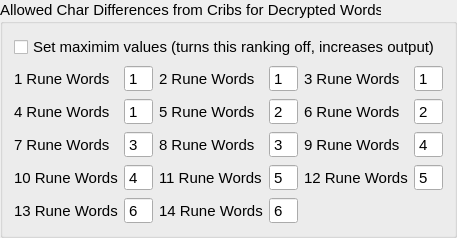
         <widget class="QGroupBox" name="groupBox_7">
          <property name="maximumSize">
           <size>
            <width>16777215</width>
            <height>16777215</height>
           </size>
          </property>
          <property name="font">
           <font>
            <pointsize>11</pointsize>
           </font>
          </property>
          <property name="title">
           <string>Allowed Char Differences from Cribs for Decrypted Words </string>
          </property>
          <layout class="QGridLayout" name="gridLayout_3">
           <item row="3" column="4">
            <widget class="QLabel" name="test_enc_method_22">
             <property name="sizeIncrement">
              <size>
               <width>120</width>
               <height>0</height>
              </size>
             </property>
             <property name="font">
              <font>
               <pointsize>11</pointsize>
              </font>
             </property>
             <property name="text">
              <string>9 Rune Words</string>
             </property>
            </widget>
           </item>
           <item row="1" column="2">
            <widget class="QLabel" name="test_enc_method_9">
             <property name="sizeIncrement">
              <size>
               <width>120</width>
               <height>0</height>
              </size>
             </property>
             <property name="font">
              <font>
               <pointsize>11</pointsize>
              </font>
             </property>
             <property name="text">
              <string>2 Rune Words</string>
             </property>
            </widget>
           </item>
           <item row="3" column="5">
            <widget class="QSpinBox" name="min_distance_9rune">
             <property name="buttonSymbols">
              <enum>QAbstractSpinBox::NoButtons</enum>
             </property>
             <property name="maximum">
              <number>8</number>
             </property>
             <property name="value">
              <number>4</number>
             </property>
            </widget>
           </item>
           <item row="4" column="1">
            <widget class="QSpinBox" name="min_distance_10rune">
             <property name="buttonSymbols">
              <enum>QAbstractSpinBox::NoButtons</enum>
             </property>
             <property name="maximum">
              <number>10</number>
             </property>
             <property name="value">
              <number>4</number>
             </property>
            </widget>
           </item>
           <item row="2" column="3">
            <widget class="QSpinBox" name="min_distance_5rune">
             <property name="buttonSymbols">
              <enum>QAbstractSpinBox::NoButtons</enum>
             </property>
             <property name="maximum">
              <number>5</number>
             </property>
             <property name="singleStep">
              <number>1</number>
             </property>
             <property name="value">
              <number>2</number>
             </property>
            </widget>
           </item>
           <item row="2" column="0">
            <widget class="QLabel" name="test_enc_method_11">
             <property name="sizeIncrement">
              <size>
               <width>120</width>
               <height>0</height>
              </size>
             </property>
             <property name="font">
              <font>
               <pointsize>11</pointsize>
              </font>
             </property>
             <property name="text">
              <string>4 Rune Words</string>
             </property>
            </widget>
           </item>
           <item row="3" column="2">
            <widget class="QLabel" name="test_enc_method_21">
             <property name="sizeIncrement">
              <size>
               <width>120</width>
               <height>0</height>
              </size>
             </property>
             <property name="font">
              <font>
               <pointsize>11</pointsize>
              </font>
             </property>
             <property name="text">
              <string>8 Rune Words</string>
             </property>
            </widget>
           </item>
           <item row="1" column="4">
            <widget class="QLabel" name="test_enc_method_10">
             <property name="sizeIncrement">
              <size>
               <width>120</width>
               <height>0</height>
              </size>
             </property>
             <property name="font">
              <font>
               <pointsize>11</pointsize>
              </font>
             </property>
             <property name="text">
              <string>3 Rune Words</string>
             </property>
            </widget>
           </item>
           <item row="1" column="3">
            <widget class="QSpinBox" name="min_distance_2rune">
             <property name="buttonSymbols">
              <enum>QAbstractSpinBox::NoButtons</enum>
             </property>
             <property name="maximum">
              <number>2</number>
             </property>
             <property name="value">
              <number>1</number>
             </property>
            </widget>
           </item>
           <item row="3" column="1">
            <widget class="QSpinBox" name="min_distance_7rune">
             <property name="buttonSymbols">
              <enum>QAbstractSpinBox::NoButtons</enum>
             </property>
             <property name="maximum">
              <number>7</number>
             </property>
             <property name="value">
              <number>3</number>
             </property>
            </widget>
           </item>
           <item row="1" column="5">
            <widget class="QSpinBox" name="min_distance_3rune">
             <property name="maximumSize">
              <size>
               <width>16777215</width>
               <height>16777215</height>
              </size>
             </property>
             <property name="buttonSymbols">
              <enum>QAbstractSpinBox::NoButtons</enum>
             </property>
             <property name="value">
              <number>1</number>
             </property>
            </widget>
           </item>
           <item row="2" column="4">
            <widget class="QLabel" name="test_enc_method_15">
             <property name="sizeIncrement">
              <size>
               <width>120</width>
               <height>0</height>
              </size>
             </property>
             <property name="font">
              <font>
               <pointsize>11</pointsize>
              </font>
             </property>
             <property name="text">
              <string>6 Rune Words</string>
             </property>
            </widget>
           </item>
           <item row="4" column="2">
            <widget class="QLabel" name="test_enc_method_25">
             <property name="sizeIncrement">
              <size>
               <width>120</width>
               <height>0</height>
              </size>
             </property>
             <property name="font">
              <font>
               <pointsize>11</pointsize>
              </font>
             </property>
             <property name="text">
              <string>11 Rune Words</string>
             </property>
            </widget>
           </item>
           <item row="3" column="0">
            <widget class="QLabel" name="test_enc_method_20">
             <property name="sizeIncrement">
              <size>
               <width>120</width>
               <height>0</height>
              </size>
             </property>
             <property name="font">
              <font>
               <pointsize>11</pointsize>
              </font>
             </property>
             <property name="text">
              <string>7 Rune Words</string>
             </property>
            </widget>
           </item>
           <item row="4" column="0">
            <widget class="QLabel" name="test_enc_method_24">
             <property name="sizeIncrement">
              <size>
               <width>120</width>
               <height>0</height>
              </size>
             </property>
             <property name="font">
              <font>
               <pointsize>11</pointsize>
              </font>
             </property>
             <property name="text">
              <string>10 Rune Words</string>
             </property>
            </widget>
           </item>
           <item row="1" column="1">
            <widget class="QSpinBox" name="min_distance_1rune">
             <property name="buttonSymbols">
              <enum>QAbstractSpinBox::NoButtons</enum>
             </property>
             <property name="maximum">
              <number>1</number>
             </property>
             <property name="value">
              <number>1</number>
             </property>
            </widget>
           </item>
           <item row="3" column="3">
            <widget class="QSpinBox" name="min_distance_8rune">
             <property name="buttonSymbols">
              <enum>QAbstractSpinBox::NoButtons</enum>
             </property>
             <property name="maximum">
              <number>8</number>
             </property>
             <property name="value">
              <number>3</number>
             </property>
            </widget>
           </item>
           <item row="0" column="0" colspan="6">
            <widget class="QCheckBox" name="checkBox">
             <property name="text">
              <string>Set maximim values (turns this ranking off, increases output)</string>
             </property>
            </widget>
           </item>
           <item row="2" column="1">
            <widget class="QSpinBox" name="min_distance_4rune">
             <property name="buttonSymbols">
              <enum>QAbstractSpinBox::NoButtons</enum>
             </property>
             <property name="maximum">
              <number>4</number>
             </property>
             <property name="value">
              <number>1</number>
             </property>
            </widget>
           </item>
           <item row="1" column="0">
            <widget class="QLabel" name="test_enc_method_19">
             <property name="sizeIncrement">
              <size>
               <width>120</width>
               <height>0</height>
              </size>
             </property>
             <property name="font">
              <font>
               <pointsize>11</pointsize>
              </font>
             </property>
             <property name="text">
              <string>1 Rune Words</string>
             </property>
            </widget>
           </item>
           <item row="2" column="5">
            <widget class="QSpinBox" name="min_distance_6rune">
             <property name="buttonSymbols">
              <enum>QAbstractSpinBox::NoButtons</enum>
             </property>
             <property name="value">
              <number>2</number>
             </property>
            </widget>
           </item>
           <item row="4" column="3">
            <widget class="QSpinBox" name="min_distance_11rune">
             <property name="buttonSymbols">
              <enum>QAbstractSpinBox::NoButtons</enum>
             </property>
             <property name="maximum">
              <number>11</number>
             </property>
             <property name="value">
              <number>5</number>
             </property>
            </widget>
           </item>
           <item row="2" column="2">
            <widget class="QLabel" name="test_enc_method_12">
             <property name="sizeIncrement">
              <size>
               <width>120</width>
               <height>0</height>
              </size>
             </property>
             <property name="font">
              <font>
               <pointsize>11</pointsize>
              </font>
             </property>
             <property name="text">
              <string>5 Rune Words</string>
             </property>
            </widget>
           </item>
           <item row="4" column="4">
            <widget class="QLabel" name="test_enc_method_26">
             <property name="sizeIncrement">
              <size>
               <width>120</width>
               <height>0</height>
              </size>
             </property>
             <property name="font">
              <font>
               <pointsize>11</pointsize>
              </font>
             </property>
             <property name="text">
              <string>12 Rune Words</string>
             </property>
            </widget>
           </item>
           <item row="4" column="5">
            <widget class="QSpinBox" name="min_distance_12rune">
             <property name="buttonSymbols">
              <enum>QAbstractSpinBox::NoButtons</enum>
             </property>
             <property name="minimum">
              <number>0</number>
             </property>
             <property name="maximum">
              <number>12</number>
             </property>
             <property name="value">
              <number>5</number>
             </property>
            </widget>
           </item>
           <item row="5" column="0">
            <widget class="QLabel" name="test_enc_method_27">
             <property name="sizeIncrement">
              <size>
               <width>120</width>
               <height>0</height>
              </size>
             </property>
             <property name="font">
              <font>
               <pointsize>11</pointsize>
              </font>
             </property>
             <property name="text">
              <string>13 Rune Words</string>
             </property>
            </widget>
           </item>
           <item row="5" column="2">
            <widget class="QLabel" name="test_enc_method_28">
             <property name="sizeIncrement">
              <size>
               <width>120</width>
               <height>0</height>
              </size>
             </property>
             <property name="font">
              <font>
               <pointsize>11</pointsize>
              </font>
             </property>
             <property name="text">
              <string>14 Rune Words</string>
             </property>
            </widget>
           </item>
           <item row="5" column="1">
            <widget class="QSpinBox" name="min_distance_13rune">
             <property name="buttonSymbols">
              <enum>QAbstractSpinBox::NoButtons</enum>
             </property>
             <property name="maximum">
              <number>13</number>
             </property>
             <property name="value">
              <number>6</number>
             </property>
            </widget>
           </item>
           <item row="5" column="3">
            <widget class="QSpinBox" name="min_distance_14rune">
             <property name="buttonSymbols">
              <enum>QAbstractSpinBox::NoButtons</enum>
             </property>
             <property name="maximum">
              <number>14</number>
             </property>
             <property name="value">
              <number>6</number>
             </property>
            </widget>
           </item>
          </layout>
         </widget>
